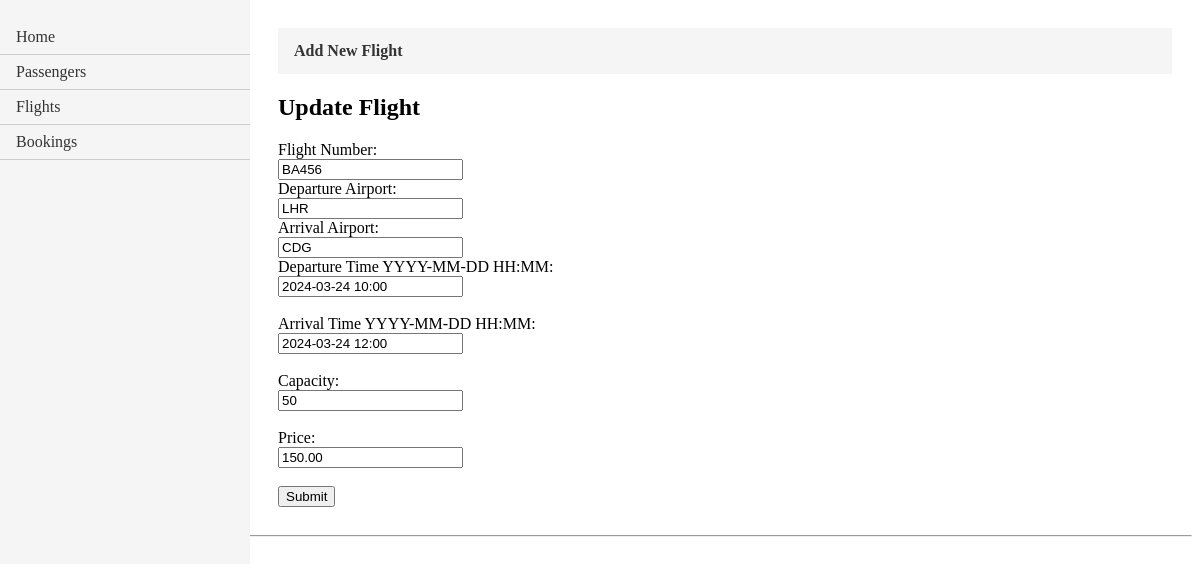
The page /flight/update/4/ on the database its author committed.
### FlightBookingApp/models.py (models this page shows, shortened)
class Flight(models.Model):
    flightID = models.AutoField(primary_key=True)
    flightNumber = models.CharField(max_length=20)
    departureAirport = models.CharField(max_length=3)
    arrivalAirport = models.CharField(max_length=3)
    departureTime = models.DateTimeField()
    arrivalTime = models.DateTimeField()
    capacity = models.IntegerField()
    price = models.DecimalField(max_digits=10, decimal_places=2)

### FlightBookingApp/views.py (the view)
# urls.py: path('flight/update/<int:flight_id>/', views.update_flight_form, name='update_flight_form'), #load flight information to update
def update_flight_form(request, flight_id):
    flight = formatted_flight(Flight.objects.get(flightID=flight_id))
    return render(request, 'update_flight.html', {'flight': flight})

### FlightBookingApp/views.py (called while the page is built)
def formatted_flight(flight): # Created to format data to be presented on the screen.
    formatted_flight = {
        'flightID': flight.flightID,
        'flightNumber': flight.flightNumber,
        'departureAirport': flight.departureAirport,
        'arrivalAirport': flight.arrivalAirport,
        'departureTime': flight.departureTime.strftime('%Y-%m-%d %H:%M'),
        'arrivalTime': flight.arrivalTime.strftime('%Y-%m-%d %H:%M'),
        'capacity': flight.capacity,
        'price': flight.price,
    }
    return formatted_flight

### FlightBookingApp/templates/update_flight.html
{% extends "layout.html" %}
{% block content%}
<ul class="crud-menu">
    <li><a href="{% url 'create_passenger' %}"><b>Add New Flight</b></a></li>
</ul>
<h2>Update Flight</h2>
<form method="post" action="{% url 'update_flight_submit' flight.flightID %}">
    <label for="flightNumber">Flight Number:</label><br>
    <input type="text" id="flightNumber" name="flightNumber" value="{{ flight.flightNumber }}"><br>
    <label for="departureAirport">Departure Airport:</label><br>
    <input type="text" id="departureAirport" name="departureAirport" value="{{ flight.departureAirport }}"><br>
    <label for="arrivalAirport">Arrival Airport:</label><br>
    <input type="text" id="arrivalAirport" name="arrivalAirport" value="{{ flight.arrivalAirport }}"><br>
    <label for="departureTime">Departure Time YYYY-MM-DD HH:MM:</label><br>
    <input type="text" id="departureTime" name="departureTime" pattern="\d{4}-\d{2}-\d{2} \d{2}:\d{2}" title="Please enter a valid date and time in YYYY-MM-DD HH:MM format" value="{{ flight.departureTime }}"><br><br>
    <label for="arrivalTime">Arrival Time YYYY-MM-DD HH:MM:</label><br>
    <input type="text" id="arrivalTime" name="arrivalTime" pattern="\d{4}-\d{2}-\d{2} \d{2}:\d{2}" title="Please enter a valid date and time in YYYY-MM-DD HH:MM format" value="{{ flight.arrivalTime }}"><br><br>
    <label for="capacity">Capacity:</label><br>
    <input type="number" id="capacity" name="capacity" min="1" value="{{ flight.capacity }}"><br><br>
    <label for="price">Price:</label><br>
    <input type="number" id="price" name="price" step="0.01" min="0" value="{{ flight.price }}"><br><br>
    <button type="submit">Submit</button>
</form>
{%endblock content%}

### FlightBookingApp/templates/layout.html (style rules this page uses)
.crud-menu { list-style-type: none; margin: 0; padding: 0; overflow: hidden; background-color: #f5f5f5; }
.crud-menu li { float: left; }
.crud-menu li a { display: block; color: #333; text-align: center; padding: 14px 16px; text-decoration: none; }

### rows shown on the page
Flight: flightNumber "BA456", departureAirport "LHR", arrivalAirport "CDG", price "150.00"
